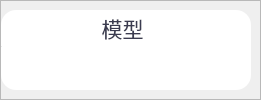
                 <widget class="QFrame" name="frame_9">
                  <property name="frameShape">
                   <enum>QFrame::Shape::StyledPanel</enum>
                  </property>
                  <property name="frameShadow">
                   <enum>QFrame::Shadow::Raised</enum>
                  </property>
                  <layout class="QHBoxLayout" name="horizontalLayout_25">
                   <property name="spacing">
                    <number>6</number>
                   </property>
                   <property name="leftMargin">
                    <number>0</number>
                   </property>
                   <property name="topMargin">
                    <number>9</number>
                   </property>
                   <property name="rightMargin">
                    <number>9</number>
                   </property>
                   <property name="bottomMargin">
                    <number>9</number>
                   </property>
                   <item>
                    <widget class="QFrame" name="Model_QF">
                     <property name="minimumSize">
                      <size>
                       <width>250</width>
                       <height>80</height>
                      </size>
                     </property>
                     <property name="maximumSize">
                      <size>
                       <width>250</width>
                       <height>80</height>
                      </size>
                     </property>
                     <property name="toolTipDuration">
                      <number>0</number>
                     </property>
                     <property name="styleSheet">
                      <string notr="true">QFrame#Model_QF{
color: rgb(255, 255, 255);
border-radius: 15px;
background-color: #ffffff;
}
</string>
                     </property>
                     <property name="frameShape">
                      <enum>QFrame::Shape::StyledPanel</enum>
                     </property>
                     <property name="frameShadow">
                      <enum>QFrame::Shadow::Raised</enum>
                     </property>
                     <layout class="QVBoxLayout" name="verticalLayout_13" stretch="0,2,1">
                      <property name="spacing">
                       <number>0</number>
                      </property>
                      <property name="leftMargin">
                       <number>0</number>
                      </property>
                      <property name="topMargin">
                       <number>0</number>
                      </property>
                      <property name="rightMargin">
                       <number>0</number>
                      </property>
                      <property name="bottomMargin">
                       <number>0</number>
                      </property>
                      <item>
                       <widget class="QFrame" name="Model_top">
                        <property name="styleSheet">
                         <string notr="true">border:none</string>
                        </property>
                        <property name="frameShape">
                         <enum>QFrame::Shape::StyledPanel</enum>
                        </property>
                        <property name="frameShadow">
                         <enum>QFrame::Shadow::Raised</enum>
                        </property>
                        <layout class="QHBoxLayout" name="horizontalLayout_13">
                         <property name="spacing">
                          <number>0</number>
                         </property>
                         <property name="leftMargin">
                          <number>0</number>
                         </property>
                         <property name="topMargin">
                          <number>3</number>
                         </property>
                         <property name="rightMargin">
                          <number>7</number>
                         </property>
                         <property name="bottomMargin">
                          <number>3</number>
                         </property>
                         <item>
                          <widget class="QLabel" name="label_8">
                           <property name="maximumSize">
                            <size>
                             <width>16777215</width>
                             <height>30</height>
                            </size>
                           </property>
                           <property name="font">
                            <font>
                             <family>华文中宋</family>
                             <pointsize>16</pointsize>
                             <italic>false</italic>
                             <bold>false</bold>
                            </font>
                           </property>
                           <property name="styleSheet">
                            <string notr="true">color: #3b3c50;
text-align:center;
font: 16pt &quot;华文中宋&quot;;</string>
                           </property>
                           <property name="midLineWidth">
                            <number>-1</number>
                           </property>
                           <property name="text">
                            <string>模型</string>
                           </property>
                           <property name="alignment">
                            <set>Qt::AlignmentFlag::AlignCenter</set>
                           </property>
                           <property name="wordWrap">
                            <bool>false</bool>
                           </property>
                           <property name="indent">
                            <number>0</number>
                           </property>
                          </widget>
                         </item>
                        </layout>
                       </widget>
                      </item>
                      <item>
                       <widget class="Line" name="line_5">
                        <property name="maximumSize">
                         <size>
                          <width>16777215</width>
                          <height>1</height>
                         </size>
                        </property>
                        <property name="styleSheet">
                         <string notr="true">background-color: rgba(255, 255, 255, 89);</string>
                        </property>
                        <property name="orientation">
                         <enum>Qt::Orientation::Horizontal</enum>
                        </property>
                       </widget>
                      </item>
                      <item>
                       <widget class="QFrame" name="Model_bottom">
                        <property name="styleSheet">
                         <string notr="true">border:none</string>
                        </property>
                        <property name="frameShape">
                         <enum>QFrame::Shape::StyledPanel</enum>
                        </property>
                        <property name="frameShadow">
                         <enum>QFrame::Shadow::Raised</enum>
                        </property>
                        <layout class="QVBoxLayout" name="verticalLayout_14">
                         <property name="spacing">
                          <number>0</number>
                         </property>
                         <property name="leftMargin">
                          <number>0</number>
                         </property>
                         <property name="topMargin">
                          <number>6</number>
                         </property>
                         <property name="rightMargin">
                          <number>0</number>
                         </property>
                         <property name="bottomMargin">
                          <number>6</number>
                         </property>
                         <item alignment="Qt::AlignmentFlag::AlignHCenter|Qt::AlignmentFlag::AlignVCenter">
                          <widget class="QLabel" name="Model_label">
                           <property name="minimumSize">
                            <size>
                             <width>0</width>
                             <height>30</height>
                            </size>
                           </property>
                           <property name="maximumSize">
                            <size>
                             <width>16777215</width>
                             <height>30</height>
                            </size>
                           </property>
                           <property name="font">
                            <font>
                             <family>Arial</family>
                             <pointsize>18</pointsize>
                             <italic>false</italic>
                             <bold>true</bold>
                             <underline>false</underline>
                            </font>
                           </property>
                           <property name="styleSheet">
                            <string notr="true">color: #004097;
font: 700 18pt &quot;Arial&quot;;
</string>
                           </property>
                           <property name="text">
                            <string/>
                           </property>
                           <property name="alignment">
                            <set>Qt::AlignmentFlag::AlignCenter</set>
                           </property>
                          </widget>
                         </item>
                        </layout>
                       </widget>
                      </item>
                     </layout>
                    </widget>
                   </item>
                  </layout>
                 </widget>
